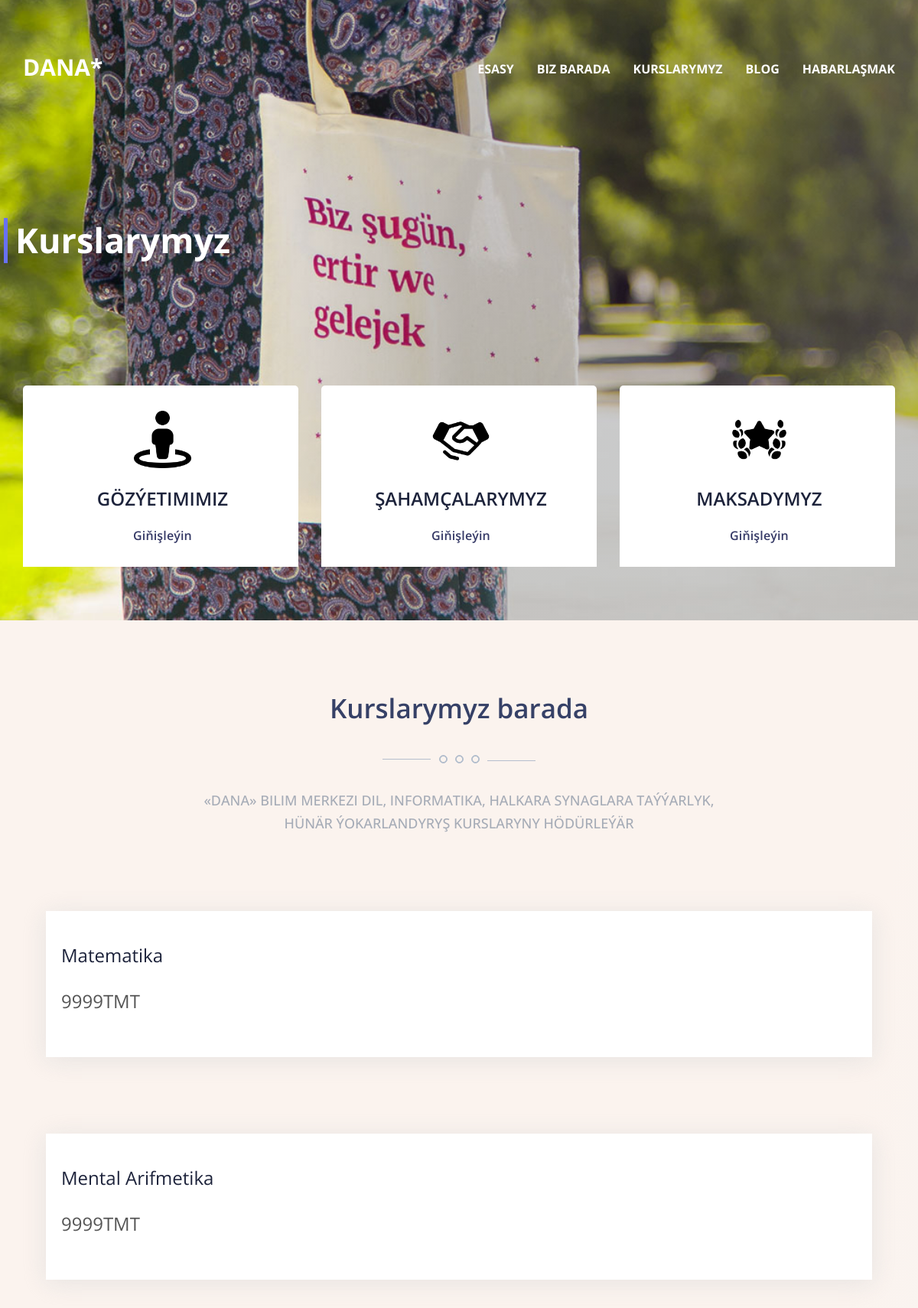
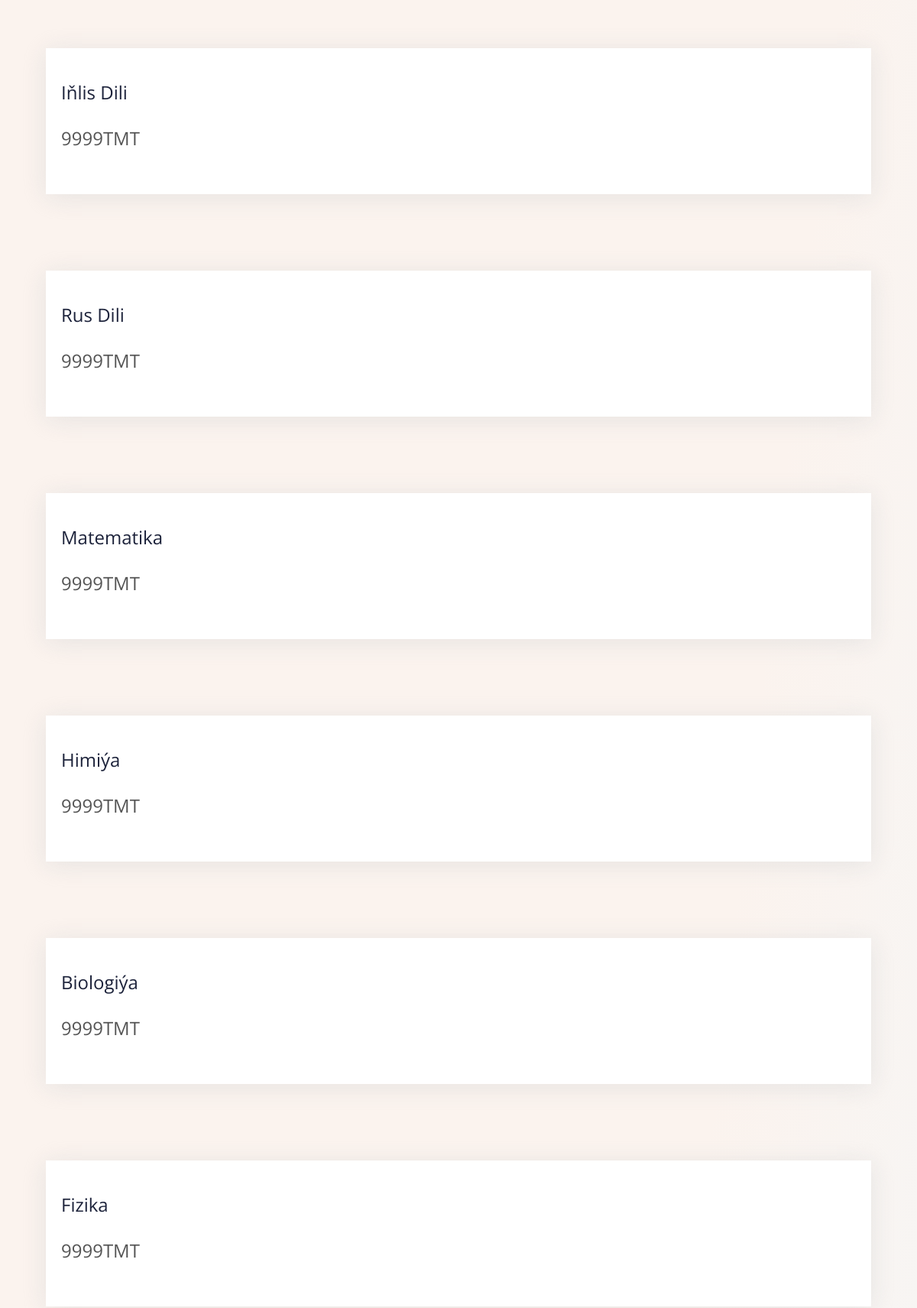
Page /courses/ (upper part) on the committed database (2 pictures, top to bottom).
### app/models.py (models this page shows, shortened)
class Course(models.Model):
    name = models.CharField(max_length=255)
    price = models.IntegerField(null=True)
    group = models.ForeignKey(Group, on_delete=models.CASCADE, null=True)

### app/views.py (the view)
# urls.py: path("courses/", views.courses, name='courses'),
def courses(request):
    return render(request, 'courses.html', data)

### app/templates/courses.html (shortened to what this page needs)
{% extends "main.html" %}
{% load static %}
{% block main %}
            <section id="banner" class="mt-5" >
               <div class="container ">
                  <div class="row">
                     <div id="banner-text" class="col-md-12 mt-50 text-c">
                        <div class="left-borders">
                           <h5 class="wow fadeInUp main-h" data-wow-delay="0.2s" >Kurslarymyz</h5>
                        </div>
                     </div>
                  </div>
                  <div class="row mt-100 p-0">
                     <div class="who_we_area col-md-4 col-sm-6 wow fadeInUp">
                        <div class="service-1 green-after">
                           <div class="servise-top wow fadeInUp">
                              <img src="{% static 'assets/image/icon1.png' %}">
                           </div>
                           <h2 class="unify">Gözýetimimiz</h2>
                           <div class="button-div">
                              <a href="{% url 'about' %}#about-teacher" class="button-s">Giňişleýin</a>
                           </div>
                        </div>
                     </div>
                     <div class="who_we_area col-md-4 col-sm-6  wow fadeInUp">
                        <div class="service-1 pink-after">
                           <div class="servise-top wow fadeInUp">
                              <img src="{% static 'assets/image/icon2.png' %}">
                           </div>
                           <h2 class="unify">Şahamçalarymyz</h2>
                           <div class="button-div">
                              <a href="{% url 'about' %}#about-classroom" class="button-s">Giňişleýin</a>
                           </div>
                        </div>
                     </div>
                     <div class="who_we_area col-md-4 col-sm-6  wow fadeInUp">
                        <div class="service-1 purple-after">
                           <div class="servise-top wow fadeInUp">
                              <img src="{% static 'assets/image/icon3.png'%}">
                           </div>
                           <h2 class="unify">Maksadymyz</h2>
                           <div class="button-div">
                              <a href="{% url 'about'%}#about-reward" class="button-s">Giňişleýin</a>
                           </div>
                        </div>
                     </div>
                  </div>
               </div>
            </section>
         </div>
      </div>
      <div  id="courses" class=" py-70 bg_gradient_team">
         <div class="container">
            <div class="row text-center mb-60 ">
               <div class="title wow fadeInUp">
                  <h1>Kurslarymyz barada</h1>
                  <div class="hed_img">
                     <img src="{% static 'assets/image/headding-img.png' %}">
                  </div>
                  <p>«Dana» bilim merkezi dil, informatika, halkara synaglara taýýarlyk, <br> hünär ýokarlandyryş kurslaryny hödürleýär</p>
               </div>
            </div>
            {% for course in courses %}
            <div class="row about_row py-40">
               <div class="who_we_area col-md-12 col-sm-12 col-4pad wow fadeInUp">
                  <div class="course">
                     <h2 class="Practice main-h2 text-left">{{course.name}}</h2>
                     <div class="button-div ">
                        <p class="text-left main-h2">{{course.price}}TMT</p>
                     </div>
                  </div>
               </div>
            </div>
            {% endfor %}
         </div>
      </div>
{% endblock main %}

### app/templates/main.html (shortened to what this page needs)
{% load static %}
<!DOCTYPE html>
<html lang="en">
   <head>
      <link href="{% static 'assets/css/bootstrap.min.css' %}" rel="stylesheet">
      <link href="{% static 'assets/vendors/animate/animate.css' %}" rel="stylesheet">
      <link rel="stylesheet" href="{% static 'assets/vendors/font-awesome/css/font-awesome.min.css' %}">
      <link rel="stylesheet" type="text/css" href="{% static 'assets/vendors/owl_carousel/owl.carousel.css' %}" media="all">
      <link rel="stylesheet" type="text/css" href="{% static 'assets/css/style.css' %}" media="all" />
   </head>
   <body>
      <div id="home" class="bg-banner-img clip-ellipse">
         <div class="ovrllay">
            <nav class="navbar navbar-default header_aera affix-top">
               <div class="container">
                  <div class="col-md-4 p0">
                     <div class="navbar-header">
                        <a style="color: inherit; color: #fff;" class="logo-biss" href="{% url 'home' %}">DANA*</a>
                     </div>
                  </div>
                  <div class="col-md-8 p0">
                     <div class="collapse navbar-collapse" id="min_navbar">
                        <ul class="nav navbar-nav navbar-right">
                           <li class="dropdown submenu">
                              <a href="{% url 'home'%}">Esasy</a>
                           </li>
                           <li class="dropdown submenu">
                              <a href="{% url 'about'%}">Biz barada</a>
                           </li>
                           <li class="dropdown submenu">
                              <a href="{% url 'courses'%}">Kurslarymyz</a>
                           </li>
                           <li class="dropdown submenu">
                              <a href="{% url 'blog'%}">Blog</a>
                           </li>
                           <li class="dropdown submenu">
                              <a href="{% url 'contact'%}">Habarlaşmak</a>
                           </li>
                        </ul>
                     </div>
                  </div>
               </div>
            </nav>
            {% block main %}{% endblock main %}
  </body>
</html>

### app/static/assets/css/style.css (style rules this page uses)
body { overflow-x: hidden !important; }
a:before, a:after, .btn:before, .btn:after, button:before, button:after { transition: all 300ms linear 0s; }
a { color: #fff; text-decoration: none; }
.title { text-align: center; text-transform: uppercase; }
body { font-family: 'Open Sans', sans-serif; }
.p0 { padding:0px; }
body p { line-height: 26px; color: #555555; font-size: 16px; margin: 0; }
.h1, .h2, .h3, .h4, .h5, .h6, h1, h2, h3, h4, h5, h6 { font-weight: 700; }
a, .btn, button { outline: none; transition: all 300ms linear 0s; }
ul li { line-height: 30px; }
.header_aera { background:no-repeat; border-radius: 0; border: 0; margin-bottom: 50px; padding: 70px 0px; width: 100%; z-index: 9999; top: 0; }
.header_aera .navbar-collapse .navbar-nav.navbar-right li a { text-transform: uppercase; padding: 0; font-family: 'Open Sans', sans-serif; padding-left: 30px; color: #fff; font-size: 16px; font-weight: 700; }
.bg-banner-img { background: rgba(255,255,255,0); background-image: url(../image/dana-background-image.png); background-repeat: no-repeat; background-position: center bottom; -webkit-background-size: cover; -moz-background-size: cover; -o-background-size: cover; background-size: cover; }
.ovrllay { position: relative; left: 0; right: 0; top: 0; bottom: 0; width: 100%; height: 90%; background-image: linear-gradient(to left,#70707065,#0c0f1736,#0c0f1736,#22110700,#22110700); }
.left-borders { border-left: 5px solid #6871f4; padding-left: 30px; margin-left: -25px }
.py-70 { padding: 70px 0px; }
.mb-60 { margin-bottom: 60px; }
.servise-top { text-align: center; visibility: visible; animation-name: fadeInUp; line-height: 80px; margin-bottom: 20px; }
.servise-top img { height: 75px; width: 75px; }
.unify { font-weight: 600; font-size: 24px; text-align: center; margin: 10px 0; text-transform: uppercase; line-height: 35px; color: #1d233b; }
.button-div { margin-top: 20px; }
.button-s:after { position: absolute; margin-left: 5px; font-family: 'IntercomText', 'Helvetica Neue', Helvetica, Arial, sans-serif; transition: transform 0.3s; margin-top: 2px; transition-duration: 1s; }
.button-s { font-size: 16px; color: #353966; font-weight: 600; display: block; letter-spacing: 0.15px; transition-duration: 1s; }
.service-1 { padding: 30px 15px 30px 20px; background: #fff; transition-duration: 1s; text-align: center; border-top-left-radius: 5px; border-top-right-radius: 5px; }
.Practice { font-weight: 600; font-size: 20px; text-align: center; margin: 10px 0; text-transform: capitalize; line-height: 35px; color: #1d233b; }
.service-1.green-after:after { background-color: #0AB1B1 !important; }
.service-1.pink-after:after { background-color: #ffb062; }
.service-1.purple-after:after { background-color: #E81D30; }
.service-1:after { content: ""; position: absolute; width: 100%; height: 8px; left: 0; bottom: 0; -webkit-transform-origin: center; -moz-transform-origin: center; transform-origin: center; -webkit-transform: scale(0,1); -moz-transform: scale(0,1); transition: all 0.3s ease 0.0s; }
.about_row { margin-top:100px; }
.p-0 { padding-left: 0px; }
.mt-50 { margin-top: 50px; }
.py-40 { padding:0px 30px ; }
.hed_img { margin: 30px 0px; }
.title h1 { font-size: 35px; font-weight: 600; color: #364167; line-height: 50px; text-transform:none; }
.title p { font-size: 18px; line-height: 30px; color: #a6acb7; font-weight: 500; margin-top: 25px; }
.text-left { text-align: left; }
.mt-100 { margin-top:100px; }
.button-n, a { text-decoration: none; color:#fff; }
.logo-biss { color: #fff; font-size: 30px; line-height: 35px; font-weight: 700; }
section { padding-bottom: 70px; }
.main-h { font-size: 45px; line-height:1.3; color: #fff; text-align: left; font-weight: 700; margin-top: 10px; margin-bottom: 60px; margin-left: -20px; text-transform: capitalize; -webkit-animation-delay: 150ms; animation-delay: 150ms; visibility: visible; }
.main-h2 { font-size: 24px; visibility: visible; animation-name:fadeInUp; font-weight: normal; margin-bottom: 30px; -webkit-animation-delay: 200ms; animation-delay: 200ms; visibility: visible; animation-name:fadeInUp; }
ul { list-style: outside none none; margin: 0; padding: 0; }
.bg_gradient_team { background: #fbf3ee; background-image: linear-gradient(to right bottom,#fbf3ee,#fbf3ee,#fbf3ee,#f4f7f8,#f4f7f8); }
.course { box-shadow: 0px 4px 30px #d8d8d899; padding: 30px 15px 30px 20px; background: #fff; transition-duration: 1s; text-align: center; overflow: hidden; width: 100%; }

### rows in the picture
Course: name "Matematika", price "9999"
Course: name "Mental Arifmetika", price "9999"
Course: name "Iňlis Dili", price "9999"
Course: name "Rus Dili", price "9999"
Course: name "Matematika", price "9999"
Course: name "Himiýa", price "9999"
Course: name "Biologiýa", price "9999"
Course: name "Fizika", price "9999"
